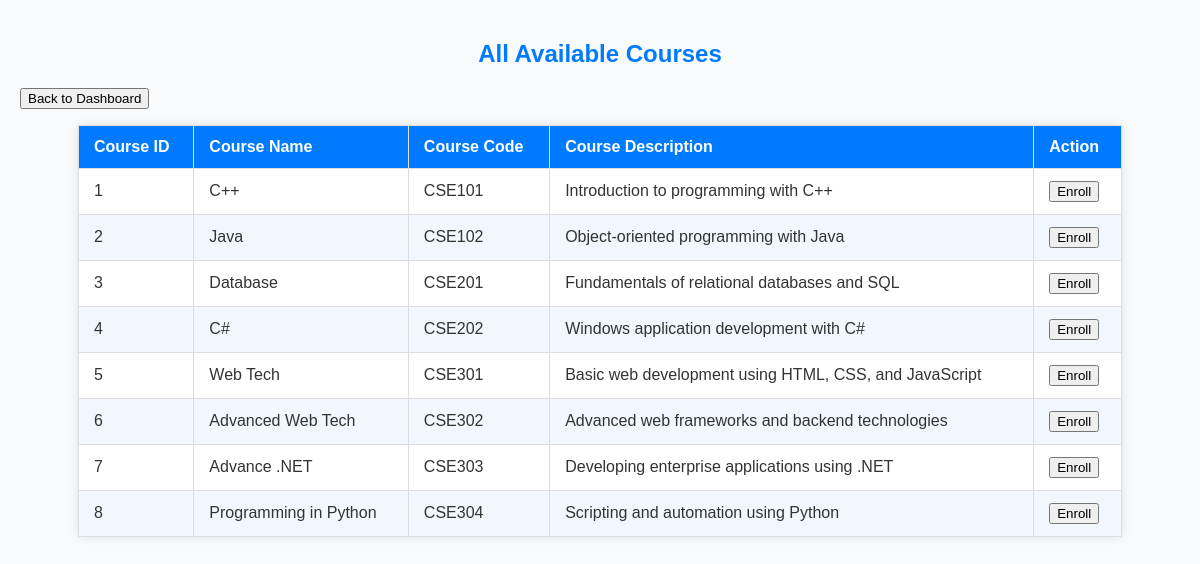
The app's page /view/courses.php (signed in) with its own data.
### tables this page shows
CREATE TABLE `course` (
  `course_id` int(100) NOT NULL,
  `course_name` text DEFAULT NULL,
  `course_code` varchar(100) DEFAULT NULL,
  `course_description` text DEFAULT NULL
);

### Model/studentdb.php (called while the page is built, shortened)
<?php
function getAllCourses($conn)
{
    $courses = [];
    $result = mysqli_query($conn, "SELECT * FROM course");
    while ($row = mysqli_fetch_assoc($result)) {
        $courses[] = $row;
    }
    return $courses;
}
?>

### view/courses.php (the view, shortened to what this page needs)
<?php
include('../model/studentdb.php');
global $conn;
$result = getAllCourses($conn);
?>
<!DOCTYPE html>
<html lang="en">
<head>
    <link rel="stylesheet" href="../css/course.css" />
</head>
<body>
<h2>All Available Courses</h2>
<div style="margin-bottom: 16px;">
    <a href="dashboard.php">
        <button type="button">Back to Dashboard</button>
    </a>
</div>
<table>
    <thead>
        <tr>
            <th>Course ID</th>
            <th>Course Name</th>
            <th>Course Code</th>
            <th>Course Description</th>
            <th>Action</th>
        </tr>
    </thead>
    <tbody>
        <?php foreach ($result as $course): ?>
        <tr>
            <td><?php echo htmlspecialchars($course['course_id']); ?></td>
            <td><?php echo htmlspecialchars($course['course_name']); ?></td>
            <td><?php echo htmlspecialchars($course['course_code']); ?></td>
            <td><?php echo htmlspecialchars($course['course_description']); ?></td>
            <td>
                <form action="enroll_course.php" method="POST" style="display:inline;">
                    <button type="submit">Enroll</button>
                </form>
            </td>
        </tr>
        <?php endforeach; ?>
    </tbody>
</table>
</body>
</html>

### css/course.css (style rules this page uses)
body { font-family: Arial, sans-serif; background-color: #f9fafb; margin: 0; padding: 20px; color: #333; }
h2 { text-align: center; color: #007BFF; margin-bottom: 20px; }
table { width: 90%; margin: 0 auto 40px auto; border-collapse: collapse; box-shadow: 0 0 10px rgba(0,0,0,0.1); background-color: #fff; }
th, td { border: 1px solid #ddd; padding: 12px 15px; text-align: left; }
th { background-color: #007BFF; color: white; font-weight: bold; }
tr:nth-child(even) { background-color: #f2f7ff; }

### records on screen
course: course_id "1", course_name "C++", course_code "CSE101", course_description "Introduction to programming with C++"
course: course_id "2", course_name "Java", course_code "CSE102", course_description "Object-oriented programming with Java"
course: course_id "3", course_name "Database", course_code "CSE201", course_description "Fundamentals of relational databases and SQL"
course: course_id "4", course_name "C#", course_code "CSE202", course_description "Windows application development with C#"
course: course_id "5", course_name "Web Tech", course_code "CSE301", course_description "Basic web development using HTML, CSS, and JavaScript"
course: course_id "6", course_name "Advanced Web Tech", course_code "CSE302", course_description "Advanced web frameworks and backend technologies"
course: course_id "7", course_name "Advance .NET", course_code "CSE303", course_description "Developing enterprise applications using .NET"
course: course_id "8", course_name "Programming in Python", course_code "CSE304", course_description "Scripting and automation using Python"
